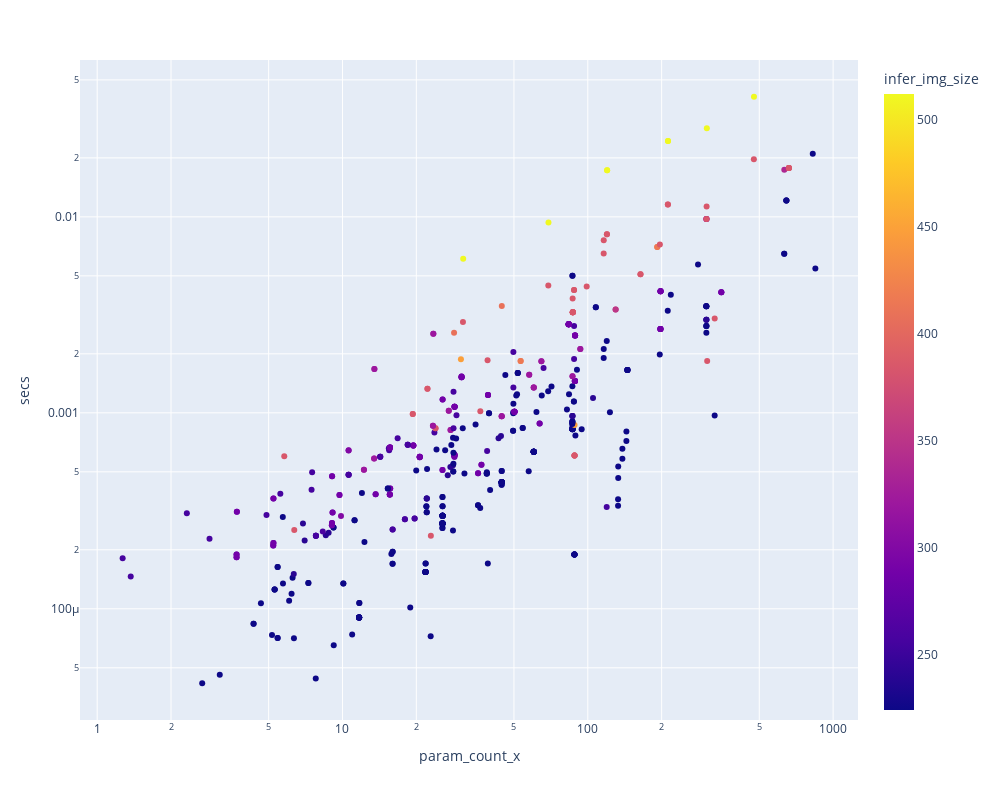

Notebook cell for this chart:
### Markdown cell above
From this, we can see that the *levit* family models are extremely fast for image recognition, and clearly the most accurate amongst the faster models. That's not surprising, since these models are a hybrid of the best ideas from CNNs and transformers, so get the benefit of each. In fact, we see a similar thing even in the middle category of speeds -- the best is the ConvNeXt, which is a pure CNN, but which takes advantage of ideas from the transformers literature.

For the slowest models, *beit* is the most accurate -- although we need to be a bit careful of interpreting this, since it's trained on a larger dataset (ImageNet-21k, which is also used for *vit* models).

I'll add one other plot here, which is of speed vs parameter count. Often, parameter count is used in papers as a proxy for speed. However, as we see, there is a wide variation in speeds at each level of parameter count, so it's really not a useful proxy.

(Parameter count may be be useful for identifying how much memory a model needs, but even for that it's not always a great proxy.)

### Code cell
px.scatter(df, width=w, height=h,
    x='param_count_x',  y='secs', log_x=True, log_y=True, color='infer_img_size',
    hover_name='model_org', hover_data=['infer_samples_per_sec', 'family']
)

### Figure 1 — Plotly figure (JSON) as saved in the notebook; plotly's stock layout.template omitted (floating-point values rounded to 4 significant figures; data arrays with more than 128 entries replaced by an {"elided": "..."} marker saying what was removed)
{"data": [{"customdata": {"elided": "542x2 mixed values"}, "hovertemplate": "<b>%{hovertext}</b><br><br>param_count_x=%{x}<br>secs=%{y}<br>infer_samples_per_sec=%{customdata[0]}<br>family=%{customdata[1]}<br>infer_img_size=%{marker.color}<extra></extra>", "hovertext": {"elided": "542 str values"}, "legendgroup": "", "marker": {"color": {"elided": "542 int values"}, "coloraxis": "coloraxis", "symbol": "circle"}, "mode": "markers", "name": "", "orientation": "v", "showlegend": false, "type": "scatter", "x": {"elided": "542 float values"}, "xaxis": "x", "y": {"elided": "542 float values"}, "yaxis": "y"}], "layout": {"coloraxis": {"colorbar": {"title": {"text": "infer_img_size"}}, "colorscale": [[0, "#0d0887"], [0.1111, "#46039f"], [0.2222, "#7201a8"], [0.3333, "#9c179e"], [0.4444, "#bd3786"], [0.5556, "#d8576b"], [0.6667, "#ed7953"], [0.7778, "#fb9f3a"], [0.8889, "#fdca26"], [1, "#f0f921"]]}, "height": 800, "legend": {"tracegroupgap": 0}, "margin": {"t": 60}, "width": 1000, "xaxis": {"anchor": "y", "domain": [0, 1], "title": {"text": "param_count_x"}, "type": "log"}, "yaxis": {"anchor": "x", "domain": [0, 1], "title": {"text": "secs"}, "type": "log"}}}
